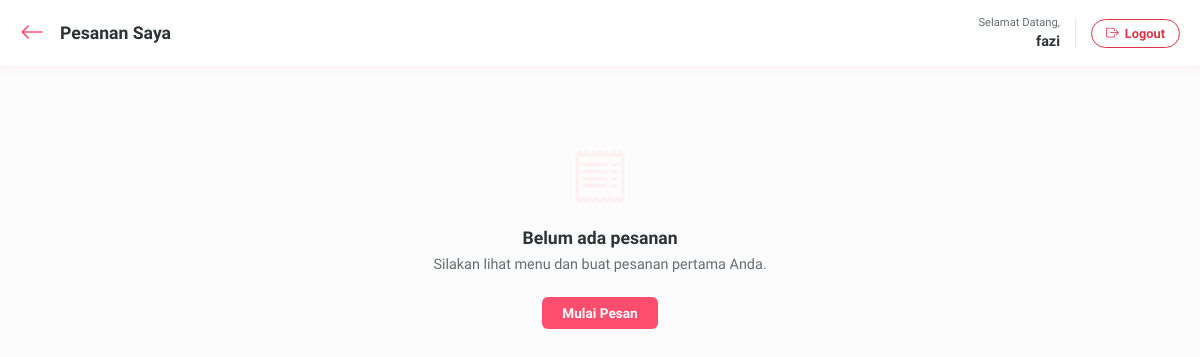
/pelanggan/riwayat_pesanan.php (signed in), run on an earlier commit of the app's database.
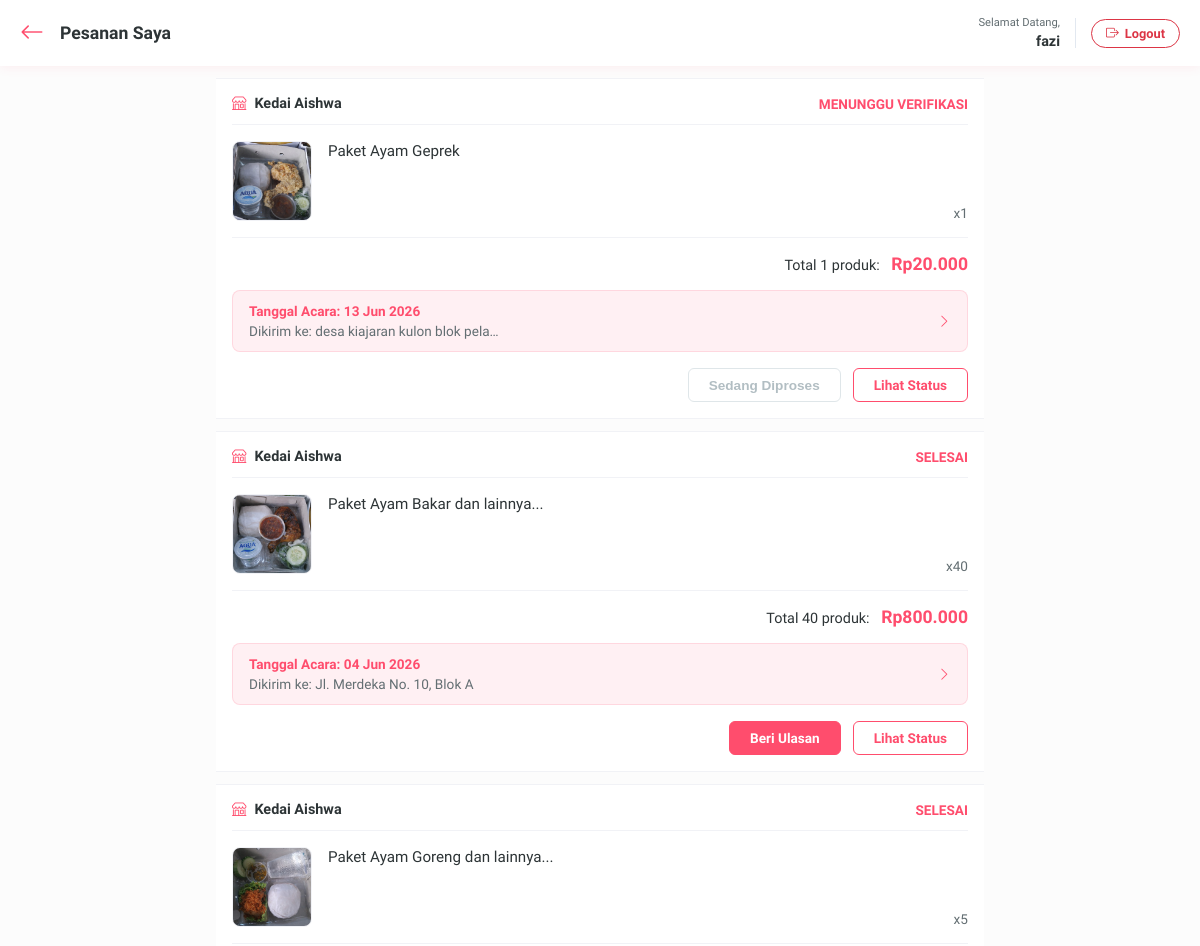
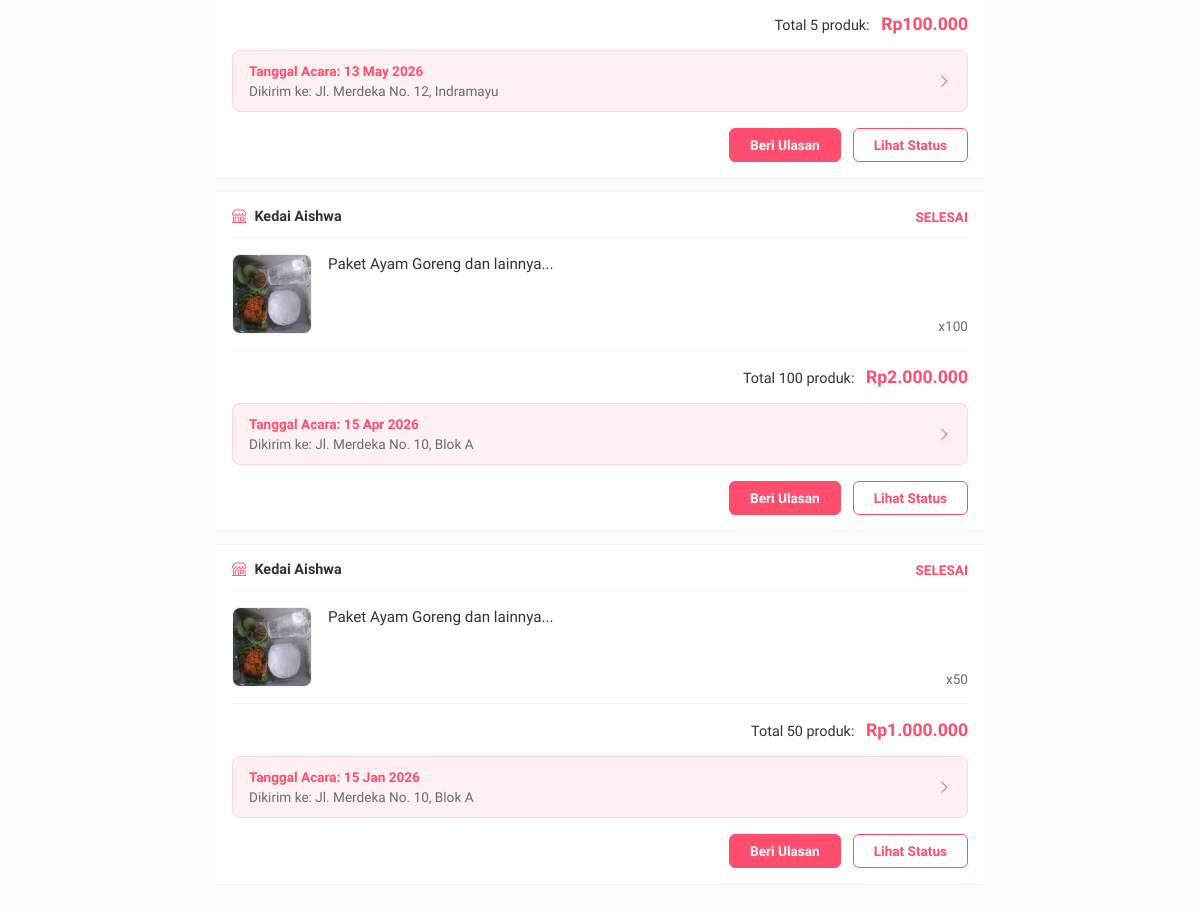
And on a later commit of the database (2 pictures, top to bottom).
### tables this page shows
CREATE TABLE `pesanan` (
  `pesanan_id` int(11) NOT NULL,
  `user_id` int(11) DEFAULT NULL,
  `tanggal_pesan` date DEFAULT NULL,
  `tanggal_acara` date DEFAULT NULL,
  `waktu_acara` time DEFAULT NULL,
  `alamat` text DEFAULT NULL,
  `no_handphone` varchar(15) DEFAULT NULL,
  `total_pesan` decimal(15,2) DEFAULT NULL,
  `status_pesanan` varchar(50) DEFAULT NULL,
  `catatan` text DEFAULT NULL
);

### pelanggan/riwayat_pesanan.php (the view, shortened to what this page needs)
<?php
include 'koneksi.php';
$user_id = $_SESSION['user_id'];
$query = "SELECT p.*,
          (SELECT m.gambar FROM detail_pesanan dp JOIN menu m ON dp.menu_id = m.menu_id WHERE dp.pesanan_id = p.pesanan_id LIMIT 1) as gambar_menu,
          (SELECT m.nama_menu FROM detail_pesanan dp JOIN menu m ON dp.menu_id = m.menu_id WHERE dp.pesanan_id = p.pesanan_id LIMIT 1) as nama_menu,
          (SELECT SUM(dp.jumlah_menu) FROM detail_pesanan dp WHERE dp.pesanan_id = p.pesanan_id) as total_item,
          pem.status_pembayaran,
          pem.metode_pembayaran /* <--- BARIS INI HARUS DITAMBAHKAN */
          FROM pesanan p
          LEFT JOIN pembayaran pem ON p.pesanan_id = pem.pesanan_id
          WHERE p.user_id = '$user_id'
          ORDER BY p.tanggal_pesan DESC, p.pesanan_id DESC";
$result = mysqli_query($conn, $query);
?>
<!DOCTYPE html>
<html lang="id">
<head>
    <link rel="stylesheet" href="https://cdn.jsdelivr.net/npm/bootstrap-icons@1.11.1/font/bootstrap-icons.css">
    <link rel="stylesheet" type="text/css" href="riwayat_pesanan.css">
</head>
<body>
<div class="app-header">
        <div class="header-left">
            <a href="index.php" class="header-back">
                <i class="bi bi-arrow-left"></i>
            </a>
            <span class="header-title">Pesanan Saya</span>
        </div>
        <div class="header-right">
            <div class="profil-user">
                <small>Selamat Datang,</small>
                <span><?php echo isset($_SESSION['nama']) ? explode(' ', $_SESSION['nama'])[0] : 'User'; ?></span>
            </div>
            <a href="logout.php" class="btn-logout" onclick="return confirm('Yakin ingin keluar?')">
                <i class="bi bi-box-arrow-right"></i> <span>Logout</span>
            </a>
        </div>
    </div>
    <div class="container">
        <?php if (mysqli_num_rows($result) > 0): ?>
            <?php while($row = mysqli_fetch_assoc($result)): ?>
            <div class="order-card">
                <div class="card-header">
                    <div class="store-name">
                        <i class="bi bi-shop"></i> Kedai Aishwa
                    </div>
                    <div class="order-status">
                        <?php echo strtoupper($row['status_pesanan'] ?? 'MENUNGGU'); ?>
                    </div>
                </div>
                <div class="product-body">
                    <?php $gambar = !empty($row['gambar_menu']) ? $row['gambar_menu'] : 'default.png'; ?>
                    <img src="img/<?php echo htmlspecialchars($gambar); ?>" alt="Menu" class="product-img">
                    <div class="product-info">
                        <div class="product-title">
                            <?php echo htmlspecialchars($row['nama_menu'] ?? 'Menu Tidak Diketahui'); ?>
                            <?php echo (isset($row['total_item']) && $row['total_item'] > 1) ? 'dan lainnya...' : ''; ?>
                        </div>
                        <div class="product-qty">x<?php echo $row['total_item'] ?? 1; ?></div>
                    </div>
                </div>
                <div class="total-section">
                    Total <?php echo $row['total_item'] ?? 1; ?> produk:
                    <span class="total-price">Rp<?php echo number_format($row['total_pesan'], 0, ',', '.'); ?></span>
                </div>
                <div class="info-box">
                    <div>
                        <div class="text-highlight">Tanggal Acara: <?php echo date('d M Y', strtotime($row['tanggal_acara'])); ?></div>
                        <div class="text-address">Dikirim ke: <?php echo htmlspecialchars($row['alamat']); ?></div>
                    </div>
                    <i class="bi bi-chevron-right"></i>
                </div>
<div class="action-buttons">
    <?php
        $status_pesanan = strtolower($row['status_pesanan'] ?? '');
        $status_pembayaran = strtolower($row['status_pembayaran'] ?? 'belum bayar');
        $metode = strtolower($row['metode_pembayaran'] ?? '');
        $status_dp = strtolower($row['status_dp'] ?? 'belum bayar');
        $is_dp_method = (strpos($metode, '-dp') !== false);
    ?>
    <?php if ($status_pesanan == 'selesai'): ?>
        <a href="index.php#isi-testimoni" class="btn btn-primary" style="background-color: var(--primary-pink); color: white;">Beri Ulasan</a>
    <?php elseif ($status_pesanan == 'dibatalkan'): ?>
        <button class="btn btn-disabled" disabled>Pesanan Batal</button>
    <?php elseif (($status_pembayaran == 'belum bayar' || $status_pembayaran == '') && $is_dp_method && $status_dp == 'belum bayar'): ?>
        <a href="payment.php?id=<?php echo $row['pesanan_id']; ?>" class="btn btn-primary" style="background-color: var(--primary-pink); color: white;">Bayar Sekarang (DP)</a>
    <?php else: ?>
        <button class="btn btn-disabled" disabled>Sedang Diproses</button>
    <?php endif; ?>
    <a href="status.php?id=<?php echo $row['pesanan_id']; ?>" class="btn btn-primary">Lihat Status</a>
</div>
            </div>
            <?php endwhile; ?>
        <?php else: ?>
            <div class="empty-state">
                <i class="bi bi-receipt"></i>
                <h5>Belum ada pesanan</h5>
                <p>Silakan lihat menu dan buat pesanan pertama Anda.</p>
                <a href="index.php" class="btn btn-empty btn">Mulai Pesan</a>
            </div>
        <?php endif; ?>
    </div>
</body>
</html>

### pelanggan/riwayat_pesanan.css (style rules this page uses)
:root { --primary-pink: #ff4d6d; --hover-pink: #e84393; --light-pink: #fff0f3; --white: #ffffff; --text-dark: #2d3436; --text-muted: #636e72; --border-color: #f1f2f6; --bg-body: #fcfcfc; }
* { margin: 0; padding: 0; box-sizing: border-box; }
body { font-family: 'Plus Jakarta Sans', sans-serif; background-color: var(--bg-body); color: var(--text-dark); }
.container { max-width: 768px; margin: 0 auto; padding-bottom: 60px; }
.app-header { background-color: var(--white); padding: 16px 20px; display: flex; align-items: center; position: sticky; top: 0; z-index: 1000; box-shadow: 0 2px 10px rgba(255, 77, 109, 0.08); }
.header-back { color: var(--primary-pink); text-decoration: none; display: flex; align-items: center; font-size: 1.5rem; }
.header-title { font-size: 1.1rem; font-weight: 600; margin-left: 16px; color: var(--text-dark); }
.order-card { background: var(--white); margin-top: 12px; padding: 16px; border-top: 1px solid var(--border-color); border-bottom: 1px solid var(--border-color); }
.card-header { display: flex; justify-content: space-between; align-items: center; padding-bottom: 12px; border-bottom: 1px solid var(--border-color); }
.store-name { font-weight: 600; font-size: 0.9rem; display: flex; align-items: center; gap: 8px; color: var(--text-dark); }
.store-name i { color: var(--primary-pink); }
.order-status { color: var(--primary-pink); font-size: 0.85rem; font-weight: 700; }
.product-body { display: flex; padding: 16px 0; border-bottom: 1px solid var(--border-color); }
.product-img { width: 80px; height: 80px; object-fit: cover; border-radius: 8px; border: 1px solid var(--border-color); }
.product-info { margin-left: 16px; flex-grow: 1; display: flex; flex-direction: column; justify-content: space-between; }
.product-title { font-size: 0.95rem; line-height: 1.4; font-weight: 500; }
.product-qty { text-align: right; color: var(--text-muted); font-size: 0.85rem; }
.total-section { text-align: right; padding: 16px 0; font-size: 0.9rem; }
.total-price { color: var(--primary-pink); font-size: 1.1rem; font-weight: 700; margin-left: 8px; }
.info-box { background-color: var(--light-pink); padding: 12px 16px; border-radius: 8px; font-size: 0.85rem; display: flex; align-items: center; justify-content: space-between; margin-bottom: 16px; border: 1px solid rgba(255, 77, 109, 0.15); }
.info-box .text-highlight { color: var(--primary-pink); font-weight: 600; margin-bottom: 4px; }
.info-box .text-address { color: var(--text-muted); white-space: nowrap; overflow: hidden; text-overflow: ellipsis; max-width: 250px; }
.info-box i { color: var(--primary-pink); }
.action-buttons { display: flex; justify-content: flex-end; gap: 12px; }
.btn { padding: 8px 20px; border-radius: 6px; font-size: 0.85rem; font-weight: 600; cursor: pointer; text-decoration: none; text-align: center; transition: all 0.3s ease; }
.btn-disabled { border: 1px solid #dfe6e9; color: #b2bec3; background: var(--white); cursor: not-allowed; }
.btn-primary { border: 1px solid var(--primary-pink); background-color: var(--white); color: var(--primary-pink); }
.app-header { background-color: var(--white); padding: 16px 20px; display: flex; align-items: center; justify-content: space-between; position: sticky; top: 0; z-index: 1000; box-shadow: 0 2px 10px rgba(255, 77, 109, 0.08); }
.header-left { display: flex; align-items: center; }
.header-right { display: flex; align-items: center; gap: 15px; }
.profil-user { text-align: right; }
.profil-user small { display: block; color: var(--text-muted); font-size: 0.7rem; margin-bottom: 2px; }
.profil-user span { font-weight: 700; color: var(--text-dark); font-size: 0.9rem; }
.btn-logout { display: flex; align-items: center; gap: 6px; padding: 6px 14px; border: 1px solid #dc3545; color: #dc3545; border-radius: 50px; font-size: 0.8rem; font-weight: 600; text-decoration: none; transition: all 0.3s ease; }
.empty-state { text-align: center; padding: 80px 20px; color: var(--text-muted); }
.empty-state i { font-size: 3.5rem; color: var(--light-pink); margin-bottom: 16px; display: block; }
.empty-state h5 { font-size: 1.1rem; color: var(--text-dark); margin-bottom: 8px; font-weight: 600; }
.empty-state p { font-size: 0.9rem; margin-bottom: 24px; }
.btn-empty { background-color: var(--primary-pink); color: var(--white); display: inline-block; }

What changed in the data, as far as the page shows it:
added pesanan: status_pesanan "MENUNGGU VERIFIKASI", shows a picture, nama_menu "Paket Ayam Geprek", total_item "1", total_pesan "20.000", tanggal_acara "13 Jun 2026", alamat "desa kiajaran kulon blok pela…", shows "Sedang Diproses"
added pesanan: status_pesanan "SELESAI", shows a picture, nama_menu "Paket Ayam Bakar", shows "dan lainnya...", total_item "40", total_pesan "800.000", tanggal_acara "04 Jun 2026", alamat "Jl. Merdeka No. 10, Blok A", shows "Beri Ulasan"
added pesanan: status_pesanan "SELESAI", nama_menu "Paket Ayam Goreng", shows "dan lainnya...", total_item "5", total_pesan "100.000", tanggal_acara "13 May 2026", alamat "Jl. Merdeka No. 12, Indramayu", shows "Beri Ulasan"
added pesanan: status_pesanan "SELESAI", nama_menu "Paket Ayam Goreng", shows "dan lainnya...", total_item "100", total_pesan "2.000.000", tanggal_acara "15 Apr 2026", alamat "Jl. Merdeka No. 10, Blok A", shows "Beri Ulasan"
added pesanan: status_pesanan "SELESAI", nama_menu "Paket Ayam Goreng", shows "dan lainnya...", total_item "50", total_pesan "1.000.000", tanggal_acara "15 Jan 2026", alamat "Jl. Merdeka No. 10, Blok A", shows "Beri Ulasan"
Also different on the page:
text no longer shown: "Belum ada pesanan Silakan lihat menu dan buat pesanan pertama Anda. Mulai Pesan"
